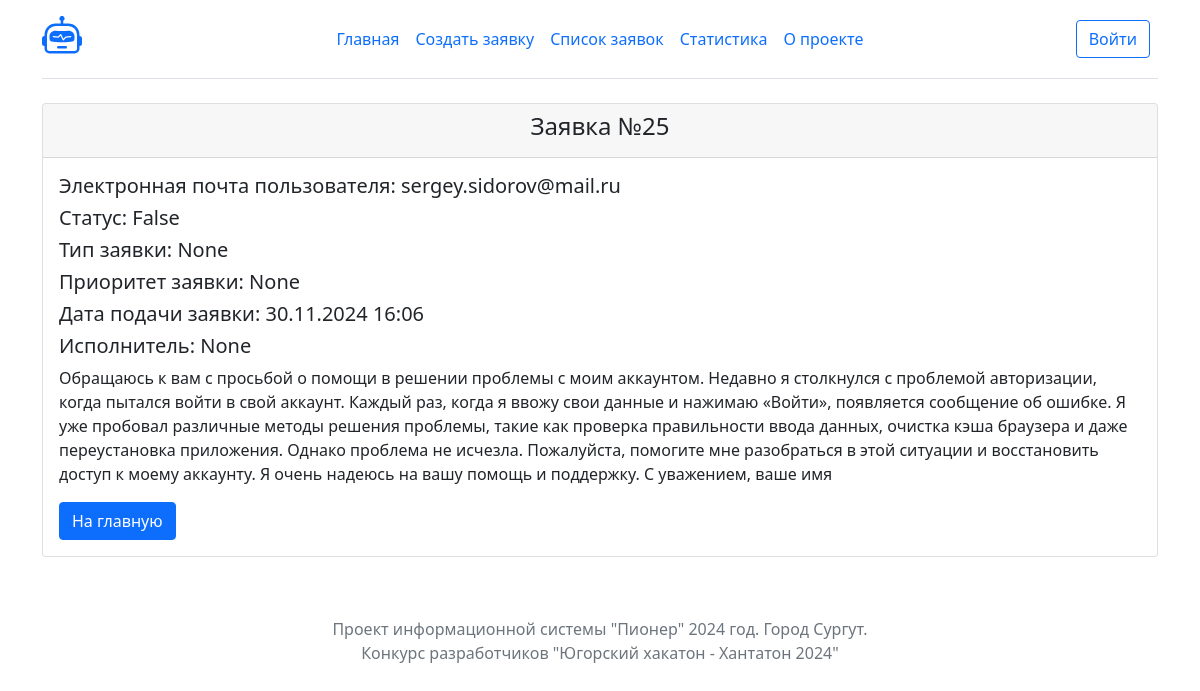
The app's page /task/25/, older data.
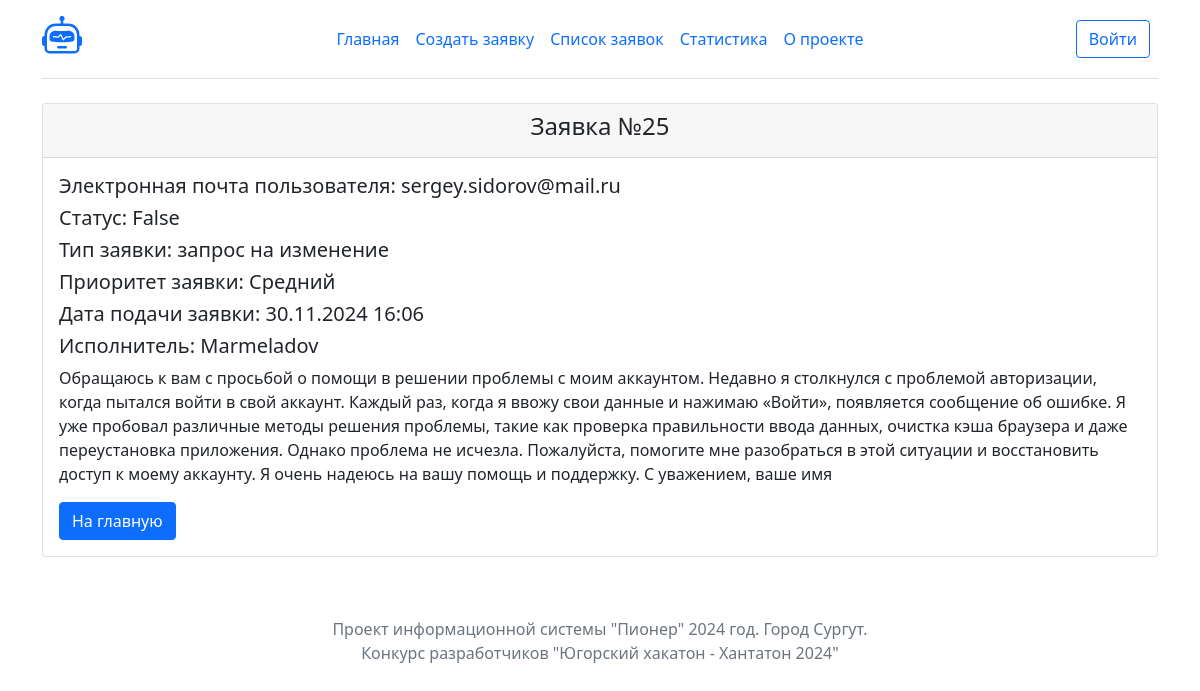
The same page, newer data.
### tasks/models.py (models this page shows, shortened)
class Task(models.Model):
    title = models.CharField(max_length=1024, null=True)
    message = models.TextField()
    authors = models.CharField(max_length=1024)
    contractor = models.ForeignKey(User, on_delete=models.CASCADE, null=True)
    created = models.DateTimeField("date published", auto_now_add= True)
    closed = models.BooleanField(default=False)
    typetask = models.ForeignKey(TypeTask, on_delete=models.CASCADE, null=True)
    priority = models.ForeignKey(Priority, on_delete=models.CASCADE, null=True)

class TypeTask(models.Model):
    type = models.CharField(max_length=50, null=True)
    def __str__(self):
        return self.type

class Priority(models.Model):
    level = models.CharField(max_length=50, null=True)
    def __str__(self):
        return self.level

### tasks/views.py (the view)
# urls.py: path("task/<int:task_id>/", views.task_info, name="task_info"),
def task_info(request, task_id):
    task = Task.objects.get(id=task_id)
    return render(request, 'tasks/task_info.html', {'task': task})

### tasks/templates/tasks/task_info.html
{% extends "tasks/base.html" %}
{% block content %}
    <div class="container">
        <div class="row">
            <div class="col-lg-12">
                <div class="card">
                    <div class="card-header">
                    <h4 class="text-center text">Заявка №{{ task.pk }}</h4>
                    </div>
                    <div class="card-body">
                        <h5 class="card-title">Электронная почта пользователя: {{ task.authors }}</h5>
                        <h5 class="card-title">Статус: {{ task.closed }}</h5>
                        <h5 class="card-title">Тип заявки: {{ task.typetask }}</h5>
                        <h5 class="card-title">Приоритет заявки: {{ task.priority }}</h5>
                        <h5 class="card-title">Дата подачи заявки: {{ task.created|date:'d.m.Y H:i' }}</h5>
                        <h5 class="card-title">Исполнитель: {{ task.contractor }}</h5>
                        <p class="card-text">{{ task.message }}</p>
                        <a href="/" class="btn btn-primary">На главную</a>
                    </div>
                </div>
            </div>
        </div>
    </div>
{% endblock %}

Row changes from the older to the newer data that the page shows:
changed Task "sergey.sidorov@mail.ru": typetask "None" → "запрос на изменение"; priority "None" → "Средний"; contractor "None" → "Marmeladov"
